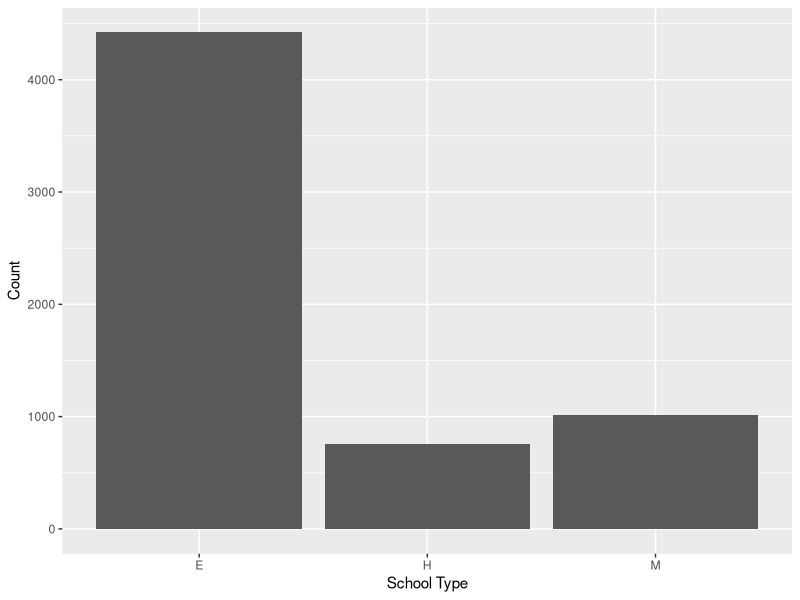
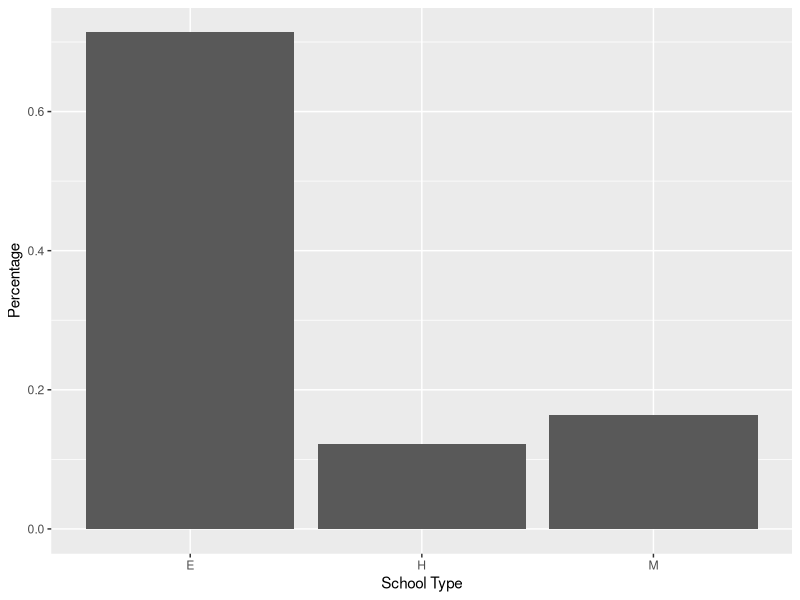
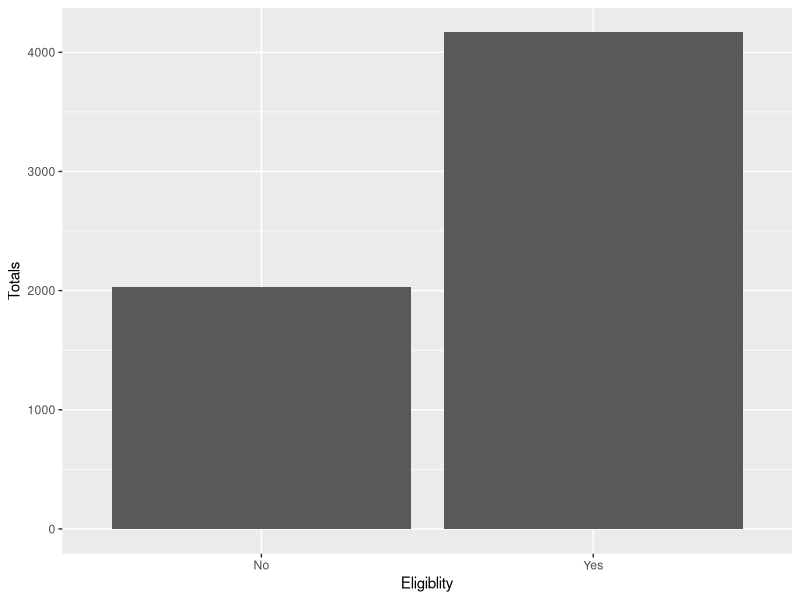
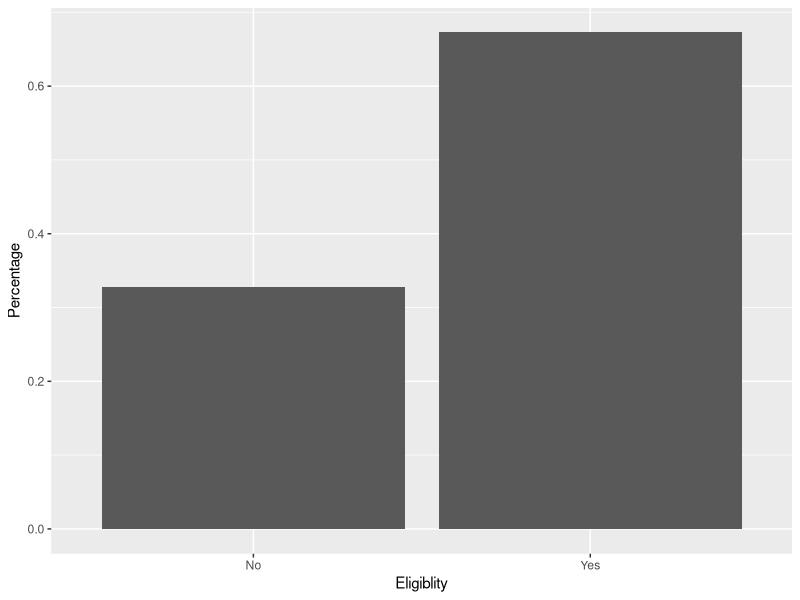
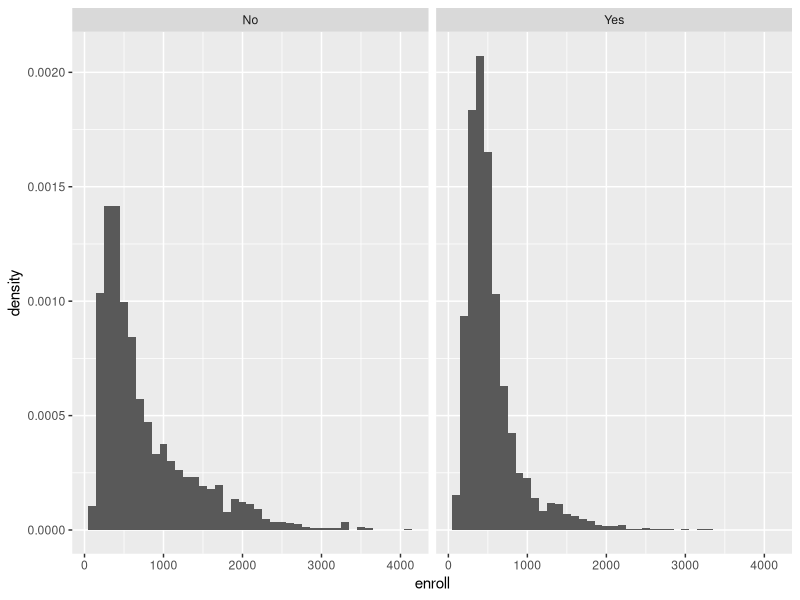

Recreate these plots in R, in order.
# api: Student performance in California schools

# The Academic Performance Index is computed for all California  schools based on standardised testing of students. The data sets  contain information for all schools with at least 100 students and  for various probability samples of the data. Please see the following website for the columns definitions:
  # https://www.rdocumentation.org/packages/survey/versions/4.1-1/topics/api 

## Details

# "apipop" is the entire population, 
# "apisrs" is a simple random sample, 
# "apiclus1" is a cluster sample of school districts, 
# "apistrat" is a sample stratified by stype, and 
# "apiclus2" is a two-stage cluster sample of schools within districts. 
# The sampling weights in apiclus1 are incorrect (the weight should be 757/15) but are as obtained from UCLA.

# Assignment 4
# To use the "apipop" dataframe please run the following syntaxes. The dataframe for all parts is "apipop".
# ========================================================================
library(tidyverse)
library(survey)
data(api)

# ========================================================================

## Part a) 
# create a bar plot to show the number of schools in each school type (Elementary/Middle/High School) in California. 
# ========================================================================
library(tidyverse)
library(survey)
data(api)
View(apipop)
g0 <- ggplot(apipop, aes(stype));
g1 <- g0+geom_bar()
g2 <- g1+labs(y= "Count", x = "School Type")
g2

# ========================================================================

## Part b) 
# create a bar plot to show the percentage of schools in each school type (Elementary/Middle/High School) in California. 
# ========================================================================

apipop %>% count(stype) %>%
  mutate(perc = n/nrow(apipop)) -> apipopper
g0 <- ggplot(apipopper, aes(x = stype, y = perc))+geom_bar(stat = "identity")
g1 <- g0+labs(y= "Percentage", x = "School Type")
g1


# ========================================================================

## Part c) 
# create a bar plot to show the number of schools that are "Eligible for awards program" or not in each school type (Elementary/Middle/High School).  
# ========================================================================


g0 <- ggplot(apipop, aes(awards))
g1 <- g0+ geom_bar()
g2 <- g1+labs(y= "Totals", x = "Eligiblity")
g2

# ========================================================================

## Part d) 
# create a bar plot to show the percentage of schools that are "Eligible for awards program" or not in each school type (Elementary/Middle/High School).  

# ========================================================================

apipop %>% count(awards) %>%
  mutate(perc = n/nrow(apipop)) -> apipopper
g0 <- ggplot(apipopper, aes(x = awards, y = perc))+geom_bar(stat = "identity")
g1 <- g0+labs(y= "Percentage", x = "Eligiblity")
g1


# ========================================================================

## Part e) 
# use facet to create two histogram to show the distributions of the "number of students enrolled" in all school whether are "Eligible for awards program" or not (bins=30).
# ========================================================================

apipop %>% group_by(awards) %>%
  ggplot(aes(x = enroll))+geom_histogram(aes(y = ..density..), binwidth = 100) + facet_grid(cols = vars(awards))


# ========================================================================
